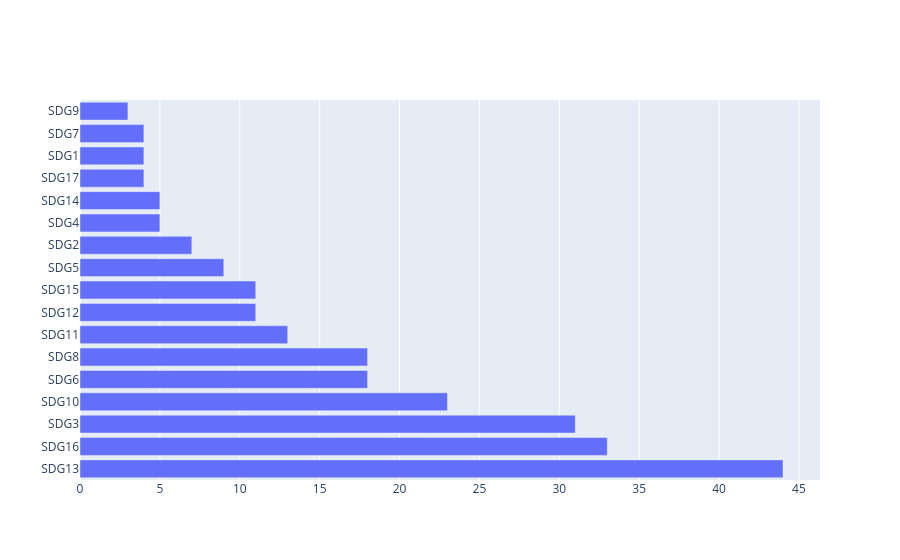

Notebook source saved alongside this figure:
### Markdown cell above
# Visualisation

### Code cell
import plotly.graph_objects as go

df = query_sdg()
x = df[df["model"] == llm][["sdg"]].value_counts().values
y = [x[0] for x in df[df["model"] == llm][["sdg"]].value_counts().index]
fig = go.Figure(go.Bar(x=x, y=y, orientation="h"))


fig.show()

### Figure 1 — Plotly figure (JSON) as saved in the notebook; plotly's stock layout.template omitted (floating-point values rounded to 4 significant figures)
{"data": [{"orientation": "h", "type": "bar", "x": [44, 33, 31, 23, 18, 18, 13, 11, 11, 9, 7, 5, 5, 4, 4, 4, 3], "y": ["SDG13", "SDG16", "SDG3", "SDG10", "SDG6", "SDG8", "SDG11", "SDG12", "SDG15", "SDG5", "SDG2", "SDG4", "SDG14", "SDG17", "SDG1", "SDG7", "SDG9"]}], "layout": {}}
